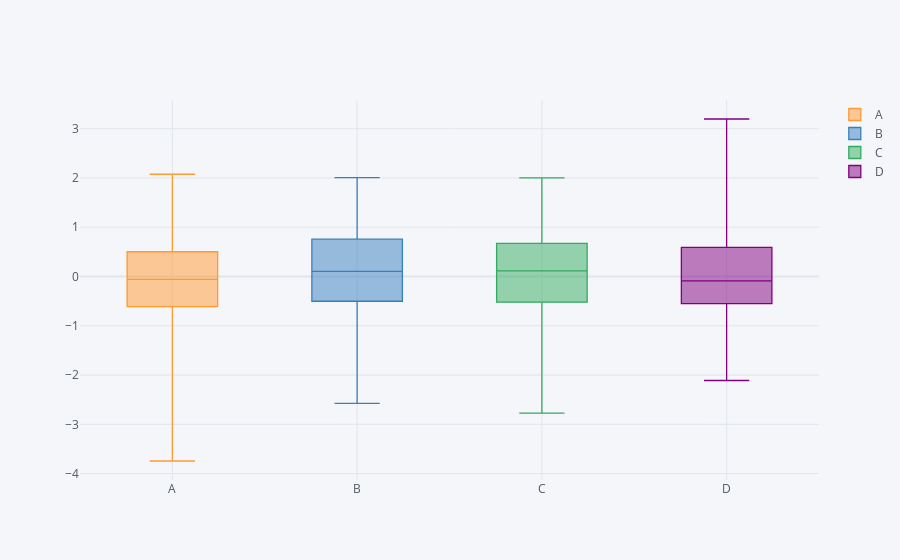

Here is the notebook cell this chart was saved with:
### Code cell
# box plots
df.iplot(kind='box')
